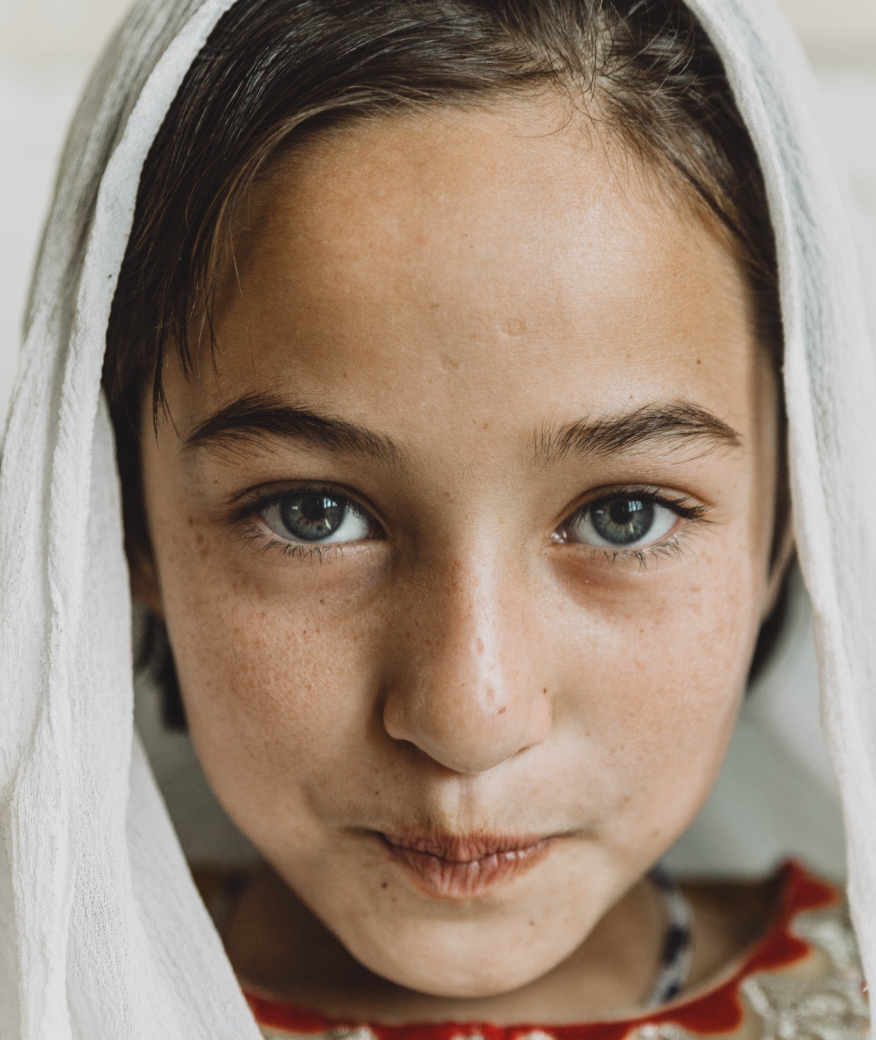
#> input picture p2.jpg, 3502 x 4159 px (shown at 1/4 size)
$ jupyter execute --allow-errors ImageProcessing.ipynb   (shell and % lines are left out)
#> lines starting #> are read from the running program, lines starting #| are printed output that depends on the picture
[cell 1]
datFile =  "shape_predictor_68_face_landmarks.dat/shape_predictor_68_face_landmarks.dat"
print("Done")

[cell 2]
import numpy as np
import dlib
import time
import cv2

def extract_index_nparray(nparray):
    index = None
    for num in nparray[0]:
        index = num
        break
    return index


    # images reading
image1 = cv2.imread("p2.jpg")
#> image1 is the input picture: shape (4159, 3502, 3); mean B, G, R 118.5, 133.7, 152.9
image1_gray = cv2.cvtColor(image1, cv2.COLOR_BGR2GRAY)
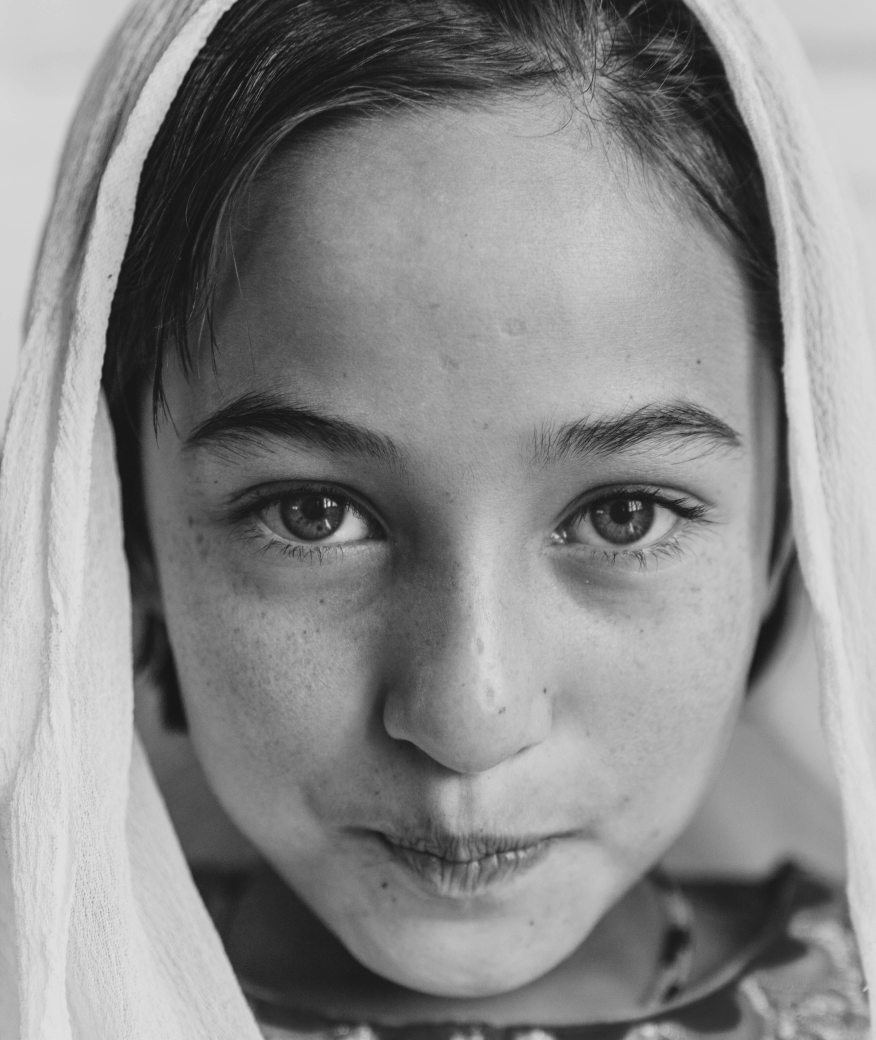
#> image1_gray: shape (4159, 3502) (shown at 1/4 size); min 10, max 231, mean 137.7
mask1 = np.zeros_like(image1_gray)

image2 = cv2.imread("p3.jpg")
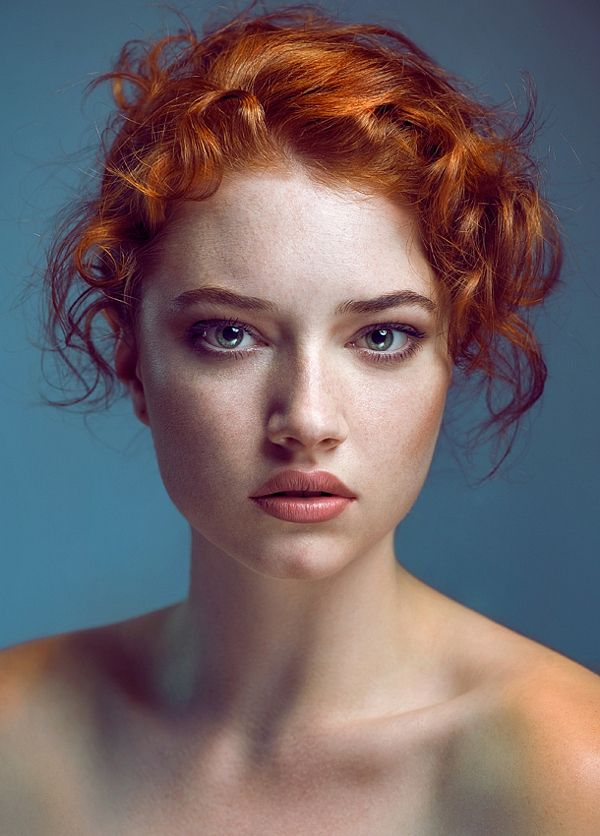
#> input picture p3.jpg, 600 x 836 px
#> image2 is the input picture: shape (836, 600, 3); mean B, G, R 103.9, 101.6, 115.3
image2_gray = cv2.cvtColor(image2, cv2.COLOR_BGR2GRAY)
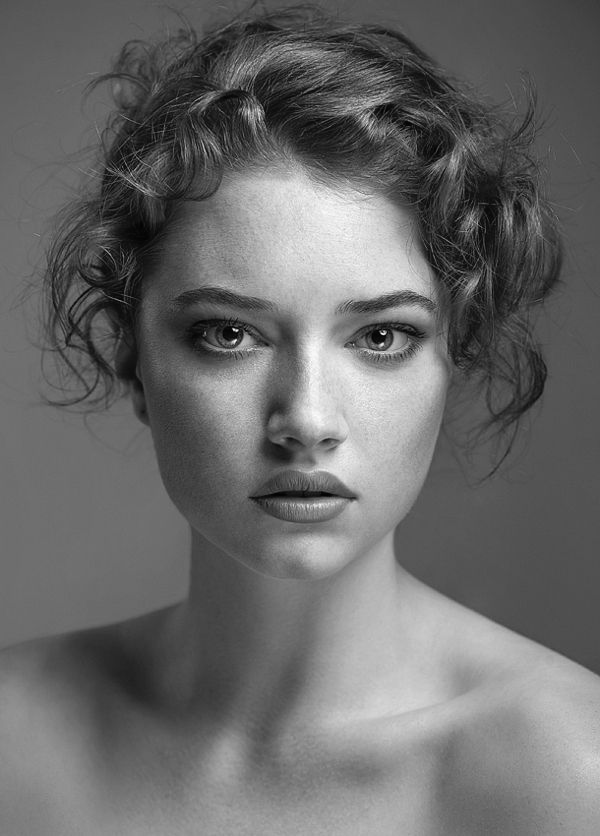
#> image2_gray: shape (836, 600); min 2, max 252, mean 105.9
mask2 = np.zeros_like(image2_gray)


    # get detector and predictor
#> (the rest of this cell did not finish here and is left out)
